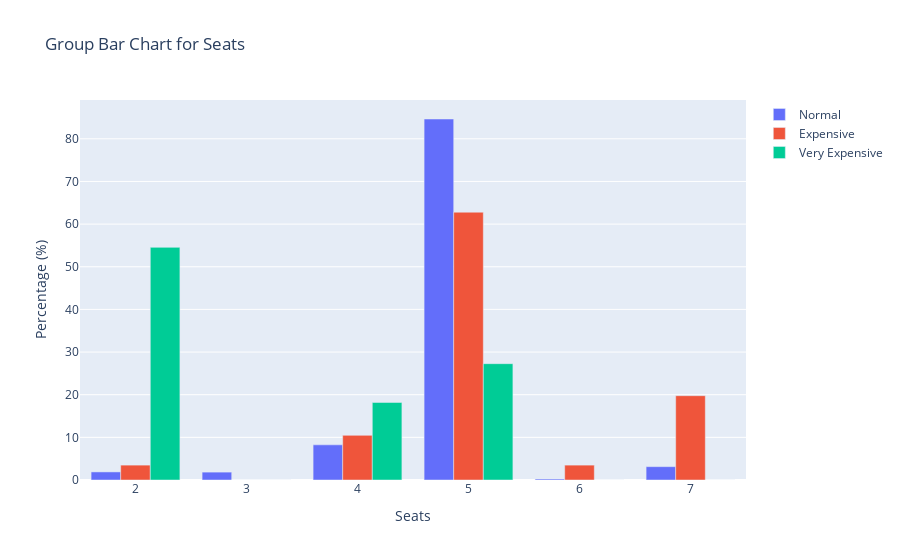
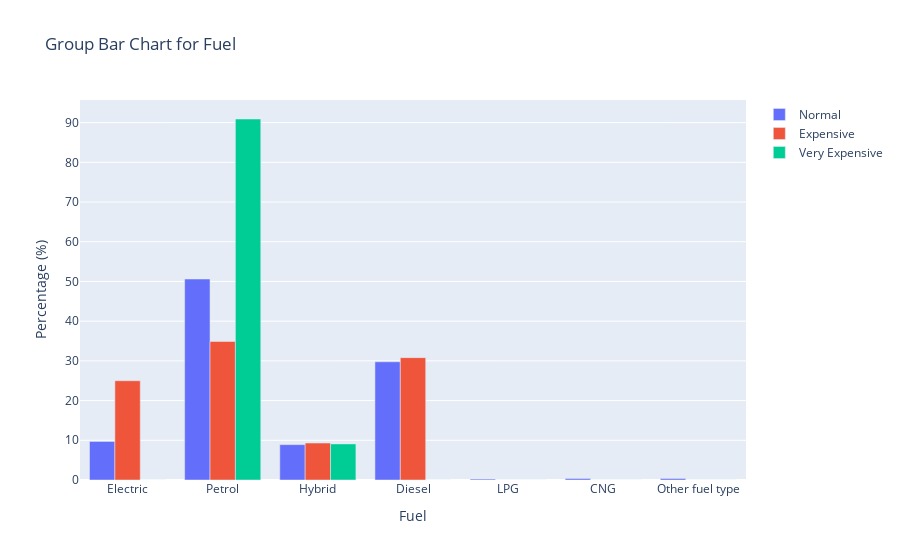
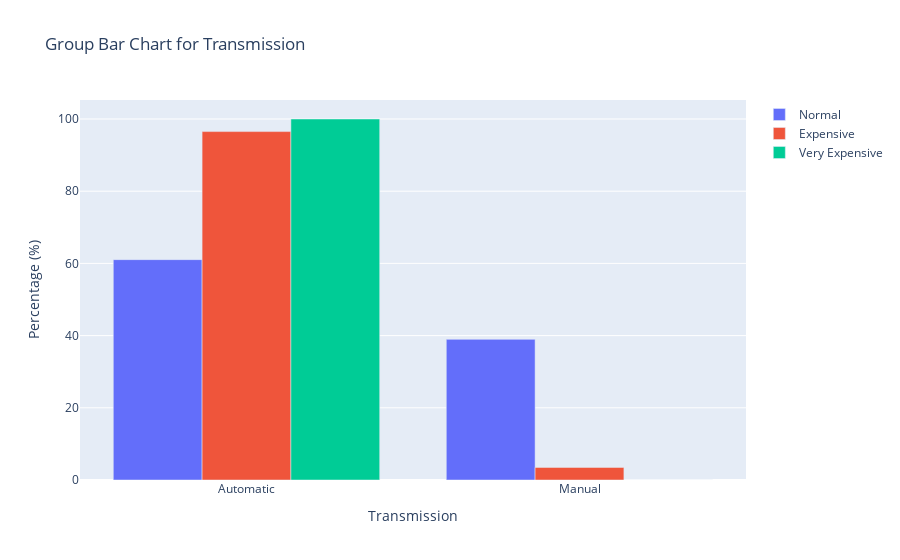
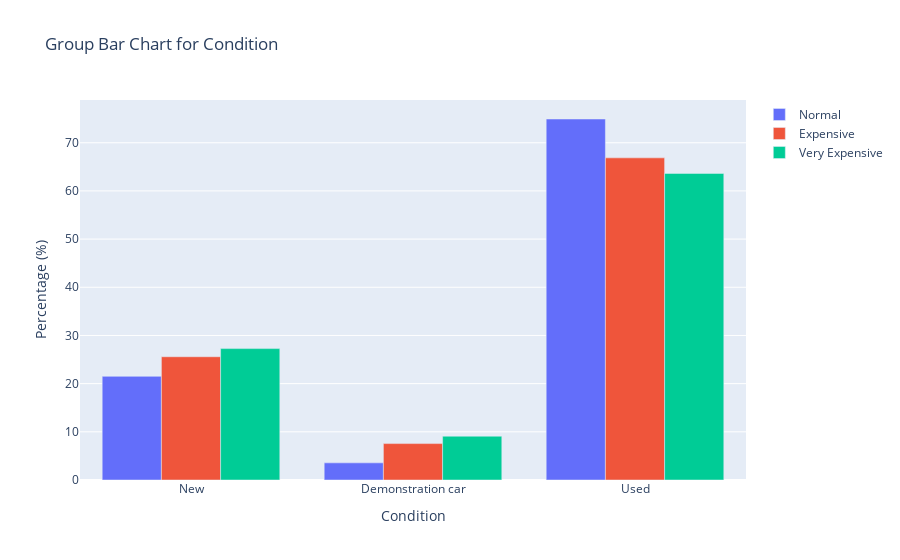

The code cell stored with these charts, in order, in its notebook:
### Markdown cell above
**Comment**

-   Vehicles in the high-priced segment truly excel over other types of vehicles in many aspects. With superior power and engine capacity, these vehicles demonstrate that they are equipped with very powerful engines. However, this results in a larger amount of CO2 emissions and higher fuel consumption than other types of vehicles. Looking at the chart, we see that the mileage in this segment is very low, which could explain why their prices are very high. This suggests that vehicles with lower mileage, which are often newer models, are priced higher due to their superior condition and performance. 

-   High-priced vehicles fall short of very high-priced vehicles in terms of engine metrics, but they excel in terms of CO2 emissions and energy consumption as they consume and emit less. This could be explained by the fact that these vehicles do not require very powerful engines, thus they do not need to use a lot of fuel and do not require a large engine capacity. These vehicles also have higher power metrics compared to low-priced vehicles.

-   Low-priced vehicles have significantly higher mileage compared to vehicles in other categories. This could be a reason why their prices are lower than vehicles in other segments. Vehicles in this segment generally fall short of the other two segments in terms of engine power, but they also consume less energy and emit less CO2.

Next, we will analyze additional parameters to examine the distribution trends of cars within different groups.

### Code cell
columns = ["Seats", "Fuel", "Transmission", "Condition"]

for column in columns:
    # Tạo danh sách các nhóm và các nhãn
    groups = df['Type'].unique()
    labels = df[column].unique()

    # Tạo một biểu đồ cột nhóm
    fig = go.Figure()

    # Vẽ từng cột cho mỗi nhóm
    for i, group in enumerate(groups):
        # Lọc dữ liệu cho mỗi nhóm
        group_data = df[df['Type'] == group]
        
        # Tính toán phần trăm cho mỗi nhãn trong nhóm
        percentages = [group_data[group_data[column] == label].shape[0] / group_data.shape[0] * 100 for label in labels]
        
        # Vẽ cột
        fig.add_trace(go.Bar(
            x=labels, 
            y=percentages, 
            name=str(group),
        ))

    # Đặt nhãn cho các trục và biểu đồ
    fig.update_layout(barmode='group', xaxis_title=column, yaxis_title='Percentage (%)', title=f'Group Bar Chart for {column}')

    # Hiển thị biểu đồ
    fig.show()

### Figure 1 — Plotly figure (JSON) as saved in the notebook; plotly's stock layout.template omitted (floating-point values rounded to 4 significant figures)
{"data": [{"name": "Normal", "type": "bar", "x": [5, 4, 6, 7, 2, 3], "y": [84.64, 8.246, 0.237, 3.128, 1.896, 1.848]}, {"name": "Expensive", "type": "bar", "x": [5, 4, 6, 7, 2, 3], "y": [62.79, 10.47, 3.488, 19.77, 3.488, 0]}, {"name": "Very Expensive", "type": "bar", "x": [5, 4, 6, 7, 2, 3], "y": [27.27, 18.18, 0, 0, 54.55, 0]}], "layout": {"barmode": "group", "title": {"text": "Group Bar Chart for Seats"}, "xaxis": {"title": {"text": "Seats"}}, "yaxis": {"title": {"text": "Percentage (%)"}}}}

### Figure 2 — Plotly figure (JSON) as saved in the notebook; plotly's stock layout.template omitted (floating-point values rounded to 4 significant figures)
{"data": [{"name": "Normal", "type": "bar", "x": ["Electric", "Petrol", "Hybrid", "Diesel", "LPG", "CNG", "Other fuel type"], "y": [9.716, 50.62, 8.91, 29.76, 0.237, 0.3791, 0.3791]}, {"name": "Expensive", "type": "bar", "x": ["Electric", "Petrol", "Hybrid", "Diesel", "LPG", "CNG", "Other fuel type"], "y": [25, 34.88, 9.302, 30.81, 0, 0, 0]}, {"name": "Very Expensive", "type": "bar", "x": ["Electric", "Petrol", "Hybrid", "Diesel", "LPG", "CNG", "Other fuel type"], "y": [0, 90.91, 9.091, 0, 0, 0, 0]}], "layout": {"barmode": "group", "title": {"text": "Group Bar Chart for Fuel"}, "xaxis": {"title": {"text": "Fuel"}}, "yaxis": {"title": {"text": "Percentage (%)"}}}}

### Figure 3 — Plotly figure (JSON) as saved in the notebook; plotly's stock layout.template omitted (floating-point values rounded to 4 significant figures)
{"data": [{"name": "Normal", "type": "bar", "x": ["Automatic", "Manual"], "y": [61.04, 38.96]}, {"name": "Expensive", "type": "bar", "x": ["Automatic", "Manual"], "y": [96.51, 3.488]}, {"name": "Very Expensive", "type": "bar", "x": ["Automatic", "Manual"], "y": [100, 0]}], "layout": {"barmode": "group", "title": {"text": "Group Bar Chart for Transmission"}, "xaxis": {"title": {"text": "Transmission"}}, "yaxis": {"title": {"text": "Percentage (%)"}}}}

### Figure 4 — Plotly figure (JSON) as saved in the notebook; plotly's stock layout.template omitted (floating-point values rounded to 4 significant figures)
{"data": [{"name": "Normal", "type": "bar", "x": ["New", "Demonstration car", "Used"], "y": [21.52, 3.555, 74.93]}, {"name": "Expensive", "type": "bar", "x": ["New", "Demonstration car", "Used"], "y": [25.58, 7.558, 66.86]}, {"name": "Very Expensive", "type": "bar", "x": ["New", "Demonstration car", "Used"], "y": [27.27, 9.091, 63.64]}], "layout": {"barmode": "group", "title": {"text": "Group Bar Chart for Condition"}, "xaxis": {"title": {"text": "Condition"}}, "yaxis": {"title": {"text": "Percentage (%)"}}}}
